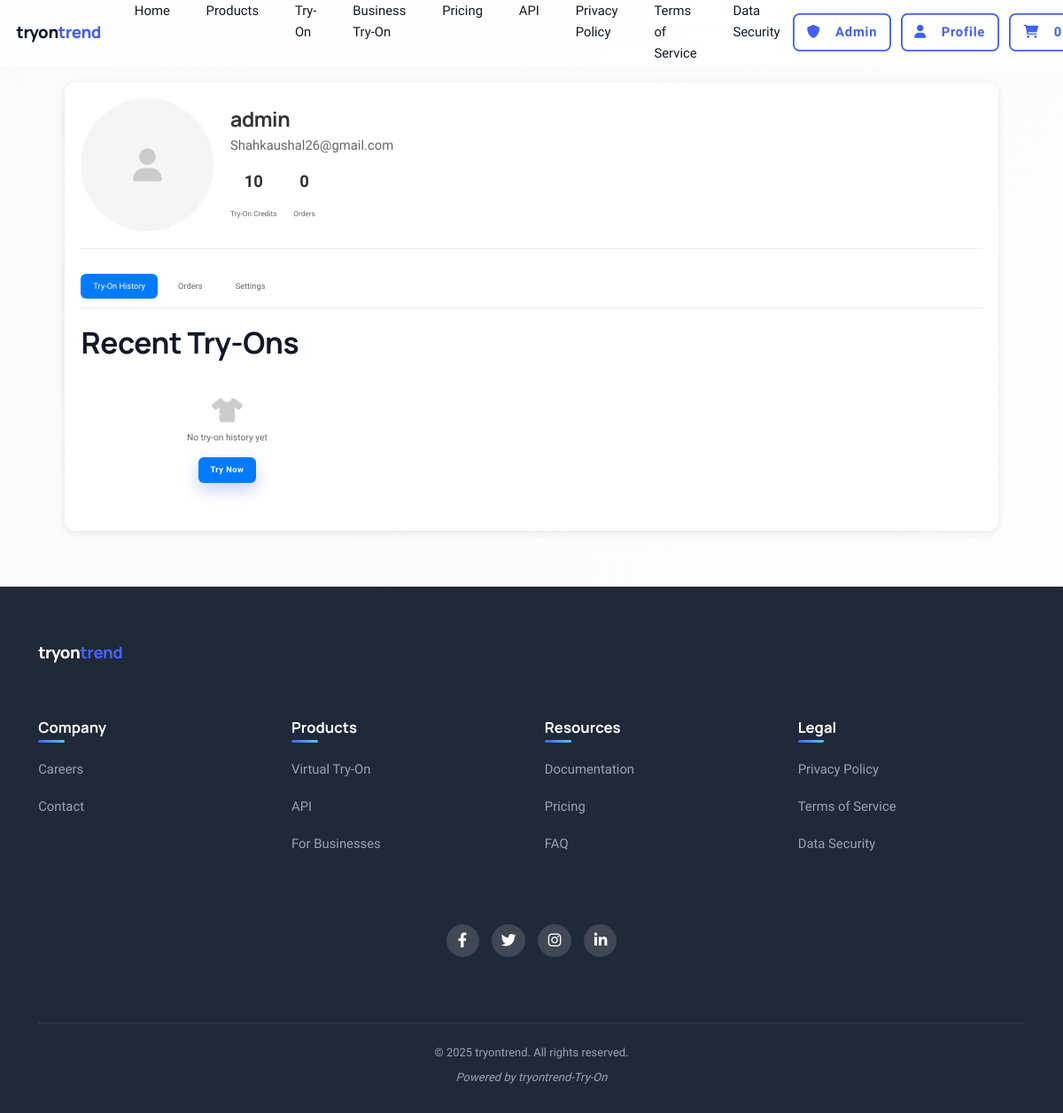
The app's page /profile (signed in) with its own data.
### app_fash.py (models this page shows, shortened)
class User(UserMixin, db.Model):
    id = db.Column(db.Integer, primary_key=True)
    username = db.Column(db.String(50), unique=True, nullable=False)
    email = db.Column(db.String(100), unique=True, nullable=False)
    password_hash = db.Column(db.String(128), nullable=True)  # Nullable for OAuth users
    profile_image = db.Column(db.String(200))
    is_admin = db.Column(db.Boolean, default=False)
    is_active = db.Column(db.Boolean, default=True)
    created_at = db.Column(db.DateTime, default=datetime.utcnow)
    last_login = db.Column(db.DateTime)
    credits = db.Column(db.Integer, default=5)
    auth_provider = db.Column(db.String(20), default='local')  # 'local', 'google', etc.
    oauth_id = db.Column(db.String(100))  # OAuth provider ID
    orders = db.relationship('Order', backref='customer', lazy=True)

### app_fash.py (the view)
@app.route('/profile')
@login_required
def profile():
    return render_template('profile.html')

### app_fash.py (called while the page is built)
@app.before_request
def check_database_initialized():
    global db_initialized
    if not db_initialized:
        ensure_database()
        db_initialized = True

@login_manager.user_loader
def load_user(user_id):
    return User.query.get(int(user_id))

### templates/profile.html (shortened to what this page needs)
{% extends "base.html" %}
{% block content %}
<div class="container">
    <div class="profile-section">
        <div class="profile-header">
            <div class="profile-image">
                {% if current_user.profile_image %}
                    <img src="{{ current_user.profile_image }}" alt="Profile Image">
                {% else %}
                    <div class="profile-placeholder">
                        <i class="fas fa-user"></i>
                    </div>
                {% endif %}
            </div>
            <div class="profile-info">
                <h1>{{ current_user.username }}</h1>
                <p class="email">{{ current_user.email }}</p>
                <div class="profile-stats">
                    <div class="stat-item">
                        <span class="stat-value">{{ current_user.credits }}</span>
                        <span class="stat-label">Try-On Credits</span>
                    </div>
                    <div class="stat-item">
                        <span class="stat-value">{{ current_user.orders|length }}</span>
                        <span class="stat-label">Orders</span>
                    </div>
                </div>
            </div>
        </div>
        <div class="profile-content">
            <div class="profile-tabs">
                <button class="tab-btn active" data-tab="tryons">Try-On History</button>
                <button class="tab-btn" data-tab="orders">Orders</button>
                <button class="tab-btn" data-tab="settings">Settings</button>
            </div>
            <div class="tab-content">
                <div class="tab-pane active" id="tryons">
                    <h2>Recent Try-Ons</h2>
                    <div class="tryons-grid">
                        {% for tryon in current_user.try_on_history|sort(attribute='created_at', reverse=true) %}
                        <div class="tryon-card">
                            <div class="tryon-image">
                                <img src="{{ url_for('serve_result', filename=tryon.result_path) }}" alt="Try-On Result">
                            </div>
                            <div class="tryon-info">
                                <h3>{{ tryon.product.name if tryon.product else 'Custom Garment' }}</h3>
                                <p class="tryon-date">{{ tryon.created_at.strftime('%B %d, %Y') }}</p>
                            </div>
                        </div>
                        {% else %}
                        <div class="empty-state">
                            <i class="fas fa-tshirt"></i>
                            <p>No try-on history yet</p>
                            <a href="{{ url_for('try_on_generic') }}" class="btn btn-primary">Try Now</a>
                        </div>
                        {% endfor %}
                    </div>
                </div>
            </div>
        </div>
    </div>
</div>
{% endblock %}

### static/css/enhanced.css (style rules this page uses)
:root { --gradient-premium: linear-gradient(135deg, #4361ee, #3a0ca3, #7209b7); --gradient-luxury: linear-gradient(135deg, #4cc9f0, #4361ee, #3a0ca3); --gradient-modern: linear-gradient(135deg, #f72585, #7209b7, #3a0ca3); --gradient-elegant: linear-gradient(to right, #4361ee, #4cc9f0); --glass-premium: rgba(255, 255, 255, 0.08); --glass-premium-border: rgba(255, 255, 255, 0.12); --glass-blur-intense: 1.6rem; --shadow-soft: 0 0.8rem 2.4rem -0.4rem rgba(0, 0, 0, 0.05); --shadow-3d: 0 1rem 2rem rgba(0, 0, 0, 0.1), 0 0.6rem 0.6rem rgba(0, 0, 0, 0.08); --shadow-sharp: 0 0.4rem 0.8rem rgba(0, 0, 0, 0.2); --shadow-diffused: 0 0.8rem 3.2rem rgba(0, 0, 0, 0.08); --shadow-inset-soft: inset 0 0.2rem 0.8rem rgba(0, 0, 0, 0.06); --shadow-glow-intense: 0 0 2rem var(--primary-glow); --depth-subtle: 0.4rem; --depth-medium: 0.8rem; --depth-strong: 1.2rem; --perspective-card: 150rem; --rotate-subtle: 2deg; --rotate-medium: 5deg; --rotate-strong: 10deg; --transition-elastic: 0.6s cubic-bezier(0.68, -0.55, 0.27, 1.55); --transition-premium: 0.4s cubic-bezier(0.165, 0.84, 0.44, 1); --transition-crisp: 0.3s cubic-bezier(0.19, 1, 0.22, 1); --letter-spacing-tight: -0.03em; --letter-spacing-wide: 0.05em; --line-height-compact: 1.2; --line-height-relaxed: 1.8; }
.stat-item { text-align: center; transition: all 0.4s var(--transition-elastic); }
.stat-label { font-size: 1.8rem; color: var(--text-secondary); font-weight: 500; }
.btn { position: relative; overflow: hidden; z-index: 1; font-weight: 600; display: inline-flex; align-items: center; justify-content: center; gap: 1rem; letter-spacing: 0.05em; border: none; transition: all 0.4s var(--transition-elastic); }
.btn-primary { background: var(--gradient-premium); color: var(--white); box-shadow: 0 0.8rem 2rem rgba(67, 97, 238, 0.3); }
.btn-primary::before { content: ''; position: absolute; top: 0; left: -100%; width: 100%; height: 100%; background: linear-gradient( 90deg, transparent, rgba(255, 255, 255, 0.3), transparent ); transition: all 0.6s; z-index: -1; }

### static/css/profile.css (style rules this page uses)
.profile-section { max-width: 1200px; margin: 2rem auto; padding: 2rem; background: #fff; border-radius: 12px; box-shadow: 0 2px 10px rgba(0, 0, 0, 0.1); }
.profile-header { display: flex; align-items: center; gap: 2rem; margin-bottom: 3rem; padding-bottom: 2rem; border-bottom: 1px solid #eee; }
.profile-image { width: 150px; height: 150px; border-radius: 50%; overflow: hidden; background: #f5f5f5; }
.profile-placeholder { width: 100%; height: 100%; display: flex; align-items: center; justify-content: center; font-size: 4rem; color: #ccc; }
.profile-info h1 { font-size: 2.5rem; margin: 0 0 0.5rem; color: #333; }
.profile-info .email { color: #666; margin: 0 0 1.5rem; }
.profile-stats { display: flex; gap: 2rem; }
.stat-item { text-align: center; }
.stat-value { display: block; font-size: 2rem; font-weight: bold; color: #333; }
.stat-label { color: #666; font-size: 0.9rem; }
.profile-tabs { display: flex; gap: 1rem; margin-bottom: 2rem; border-bottom: 1px solid #eee; padding-bottom: 1rem; }
.tab-btn { padding: 0.75rem 1.5rem; border: none; background: none; font-size: 1rem; color: #666; cursor: pointer; border-radius: 6px; transition: all 0.3s ease; }
.tab-btn.active { background: #007bff; color: white; }
.tab-pane { display: none; }
.tab-pane.active { display: block; }
.tryons-grid { display: grid; grid-template-columns: repeat(auto-fill, minmax(250px, 1fr)); gap: 1.5rem; margin-top: 1.5rem; }
.empty-state { text-align: center; padding: 3rem; color: #666; }
.empty-state i { font-size: 3rem; margin-bottom: 1rem; color: #ccc; }
.empty-state p { margin: 0 0 1.5rem; font-size: 1.1rem; }
.btn-primary { display: inline-block; padding: 0.75rem 1.5rem; background: #007bff; color: white; border: none; border-radius: 6px; font-size: 1rem; cursor: pointer; text-decoration: none; transition: background-color 0.3s ease; }

### records on screen
User: username "admin", email "Shahkaushal26@gmail.com", credits "10"

### other values on screen
{{ current_user.orders|length }} "0"
